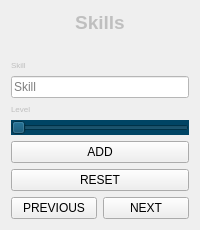
                <widget class="QWidget" name="page_34">
                 <layout class="QVBoxLayout" name="verticalLayout_88">
                  <item>
                   <layout class="QVBoxLayout" name="verticalLayout_89">
                    <item>
                     <widget class="QLabel" name="label_27">
                      <property name="sizePolicy">
                       <sizepolicy hsizetype="Minimum" vsizetype="Maximum">
                        <horstretch>0</horstretch>
                        <verstretch>0</verstretch>
                       </sizepolicy>
                      </property>
                      <property name="font">
                       <font>
                        <pointsize>14</pointsize>
                        <weight>75</weight>
                        <bold>true</bold>
                       </font>
                      </property>
                      <property name="styleSheet">
                       <string notr="true">color: rgb(191, 191, 191);</string>
                      </property>
                      <property name="text">
                       <string>Skills</string>
                      </property>
                      <property name="alignment">
                       <set>Qt::AlignCenter</set>
                      </property>
                     </widget>
                    </item>
                    <item>
                     <widget class="QLabel" name="label_129">
                      <property name="styleSheet">
                       <string notr="true">font: 14pt &quot;MS Shell Dlg 2&quot;;</string>
                      </property>
                      <property name="text">
                       <string/>
                      </property>
                      <property name="pixmap">
                       <pixmap resource="f1.qrc">:/newPrefix/Pic/skill4.jpg</pixmap>
                      </property>
                      <property name="scaledContents">
                       <bool>true</bool>
                      </property>
                      <property name="alignment">
                       <set>Qt::AlignCenter</set>
                      </property>
                     </widget>
                    </item>
                    <item>
                     <widget class="QLabel" name="label_41">
                      <property name="sizePolicy">
                       <sizepolicy hsizetype="Minimum" vsizetype="Maximum">
                        <horstretch>0</horstretch>
                        <verstretch>0</verstretch>
                       </sizepolicy>
                      </property>
                      <property name="font">
                       <font>
                        <pointsize>6</pointsize>
                       </font>
                      </property>
                      <property name="styleSheet">
                       <string notr="true">color: rgb(191, 191, 191);</string>
                      </property>
                      <property name="text">
                       <string>Skill</string>
                      </property>
                     </widget>
                    </item>
                    <item>
                     <widget class="QLineEdit" name="skill_line_edit_f3">
                      <property name="styleSheet">
                       <string notr="true">background-color: rgb(255, 255, 255);</string>
                      </property>
                      <property name="placeholderText">
                       <string>Skill</string>
                      </property>
                     </widget>
                    </item>
                    <item>
                     <widget class="QLabel" name="label_42">
                      <property name="sizePolicy">
                       <sizepolicy hsizetype="Minimum" vsizetype="Maximum">
                        <horstretch>0</horstretch>
                        <verstretch>0</verstretch>
                       </sizepolicy>
                      </property>
                      <property name="font">
                       <font>
                        <pointsize>6</pointsize>
                       </font>
                      </property>
                      <property name="styleSheet">
                       <string notr="true">color: rgb(191, 191, 191);</string>
                      </property>
                      <property name="text">
                       <string>Level</string>
                      </property>
                     </widget>
                    </item>
                    <item>
                     <widget class="QSlider" name="skill_slider_f3">
                      <property name="styleSheet">
                       <string notr="true">background-color: rgb(0, 68, 100);</string>
                      </property>
                      <property name="maximum">
                       <number>5</number>
                      </property>
                      <property name="pageStep">
                       <number>1</number>
                      </property>
                      <property name="tracking">
                       <bool>false</bool>
                      </property>
                      <property name="orientation">
                       <enum>Qt::Horizontal</enum>
                      </property>
                      <property name="invertedAppearance">
                       <bool>false</bool>
                      </property>
                     </widget>
                    </item>
                    <item>
                     <widget class="QPushButton" name="ADD_SKILL_F2_3">
                      <property name="styleSheet">
                       <string notr="true">QPushButton {
	color: rgb(0, 0, 0);
	background-color: rgb(191, 191 191);
}
QPushButton:hover {
	color: rgb(255, 255, 255);
	background-color: rgb(0, 68, 100);
}</string>
                      </property>
                      <property name="text">
                       <string>ADD</string>
                      </property>
                     </widget>
                    </item>
                    <item>
                     <widget class="QPushButton" name="rs3">
                      <property name="styleSheet">
                       <string notr="true">QPushButton {
	color: rgb(0, 0, 0);
	background-color: rgb(191, 191 191);
}
QPushButton:hover {
	color: rgb(255, 255, 255);
	background-color: rgb(0, 68, 100);
}</string>
                      </property>
                      <property name="text">
                       <string>RESET</string>
                      </property>
                     </widget>
                    </item>
                    <item>
                     <layout class="QHBoxLayout" name="horizontalLayout_68">
                      <item>
                       <widget class="QPushButton" name="F1_PREVIOUS_8">
                        <property name="styleSheet">
                         <string notr="true">QPushButton {
	color: rgb(0, 0, 0);
	background-color: rgb(191, 191 191);
}
QPushButton:hover {
	color: rgb(255, 255, 255);
	background-color: rgb(0, 68, 100);
}</string>
                        </property>
                        <property name="text">
                         <string>PREVIOUS</string>
                        </property>
                       </widget>
                      </item>
                      <item>
                       <widget class="QPushButton" name="F1_NEXT_10">
                        <property name="styleSheet">
                         <string notr="true">QPushButton {
	color: rgb(0, 0, 0);
	background-color: rgb(191, 191 191);
}
QPushButton:hover {
	color: rgb(255, 255, 255);
	background-color: rgb(0, 68, 100);
}</string>
                        </property>
                        <property name="text">
                         <string>NEXT</string>
                        </property>
                       </widget>
                      </item>
                     </layout>
                    </item>
                   </layout>
                  </item>
                 </layout>
                </widget>
